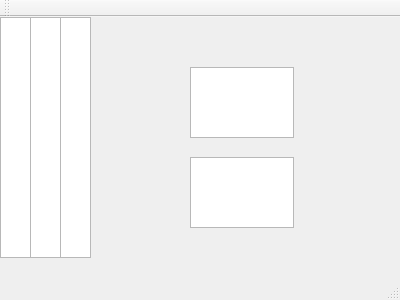
<?xml version="1.0" encoding="UTF-8"?>
<ui version="4.0">
 <class>MainWindow</class>
 <widget class="QMainWindow" name="MainWindow">
  <property name="geometry">
   <rect>
    <x>0</x>
    <y>0</y>
    <width>400</width>
    <height>300</height>
   </rect>
  </property>
  <property name="windowTitle">
   <string>MainWindow</string>
  </property>
  <widget class="QWidget" name="centralWidget">
   <widget class="QTableWidget" name="twYear">
    <property name="geometry">
     <rect>
      <x>0</x>
      <y>0</y>
      <width>31</width>
      <height>241</height>
     </rect>
    </property>
   </widget>
   <widget class="QTableWidget" name="twMonth">
    <property name="geometry">
     <rect>
      <x>30</x>
      <y>0</y>
      <width>31</width>
      <height>241</height>
     </rect>
    </property>
   </widget>
   <widget class="QTableWidget" name="twDay">
    <property name="geometry">
     <rect>
      <x>60</x>
      <y>0</y>
      <width>31</width>
      <height>241</height>
     </rect>
    </property>
   </widget>
   <widget class="QTextEdit" name="textEditCur">
    <property name="geometry">
     <rect>
      <x>190</x>
      <y>50</y>
      <width>104</width>
      <height>71</height>
     </rect>
    </property>
   </widget>
   <widget class="QTextEdit" name="textEditSel">
    <property name="geometry">
     <rect>
      <x>190</x>
      <y>140</y>
      <width>104</width>
      <height>71</height>
     </rect>
    </property>
   </widget>
  </widget>
  <widget class="QMenuBar" name="menuBar">
   <property name="geometry">
    <rect>
     <x>0</x>
     <y>0</y>
     <width>400</width>
     <height>21</height>
    </rect>
   </property>
  </widget>
  <widget class="QToolBar" name="mainToolBar">
   <attribute name="toolBarArea">
    <enum>TopToolBarArea</enum>
   </attribute>
   <attribute name="toolBarBreak">
    <bool>false</bool>
   </attribute>
  </widget>
  <widget class="QStatusBar" name="statusBar"/>
 </widget>
 <layoutdefault spacing="6" margin="11"/>
 <resources/>
 <connections/>
</ui>
